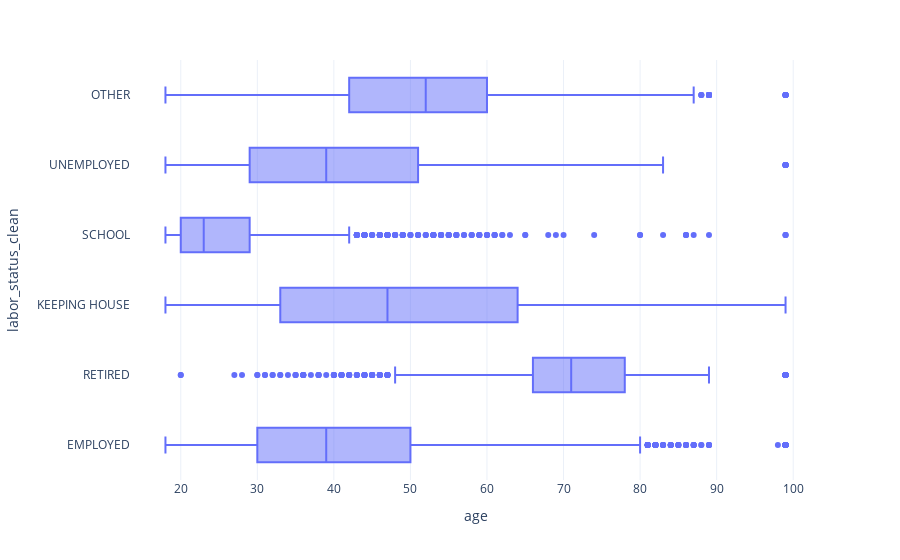

The cell this chart's notebook holds for it:
### Markdown cell above
### Boxplots

### Code cell
# Create a new figure object
fig = px.box(df,
           x='age',
           y='labor_status_clean',
           template='plotly_white')

# Show the plot
fig.show()

### Figure 1 — Plotly figure (JSON) as saved in the notebook; plotly's stock layout.template omitted (floating-point values rounded to 4 significant figures; data arrays with more than 128 entries replaced by an {"elided": "..."} marker saying what was removed)
{"data": [{"alignmentgroup": "True", "hovertemplate": "age=%{x}<br>labor_status_clean=%{y}<extra></extra>", "legendgroup": "", "marker": {"color": "#636efa"}, "name": "", "notched": false, "offsetgroup": "", "orientation": "h", "showlegend": false, "x": {"elided": "59599 int values"}, "x0": " ", "xaxis": "x", "y": {"elided": "59599 str values"}, "y0": " ", "yaxis": "y", "type": "box"}], "layout": {"xaxis": {"anchor": "y", "domain": [0, 1], "title": {"text": "age"}}, "yaxis": {"anchor": "x", "domain": [0, 1], "title": {"text": "labor_status_clean"}}, "legend": {"tracegroupgap": 0}, "margin": {"t": 60}, "boxmode": "group"}}
